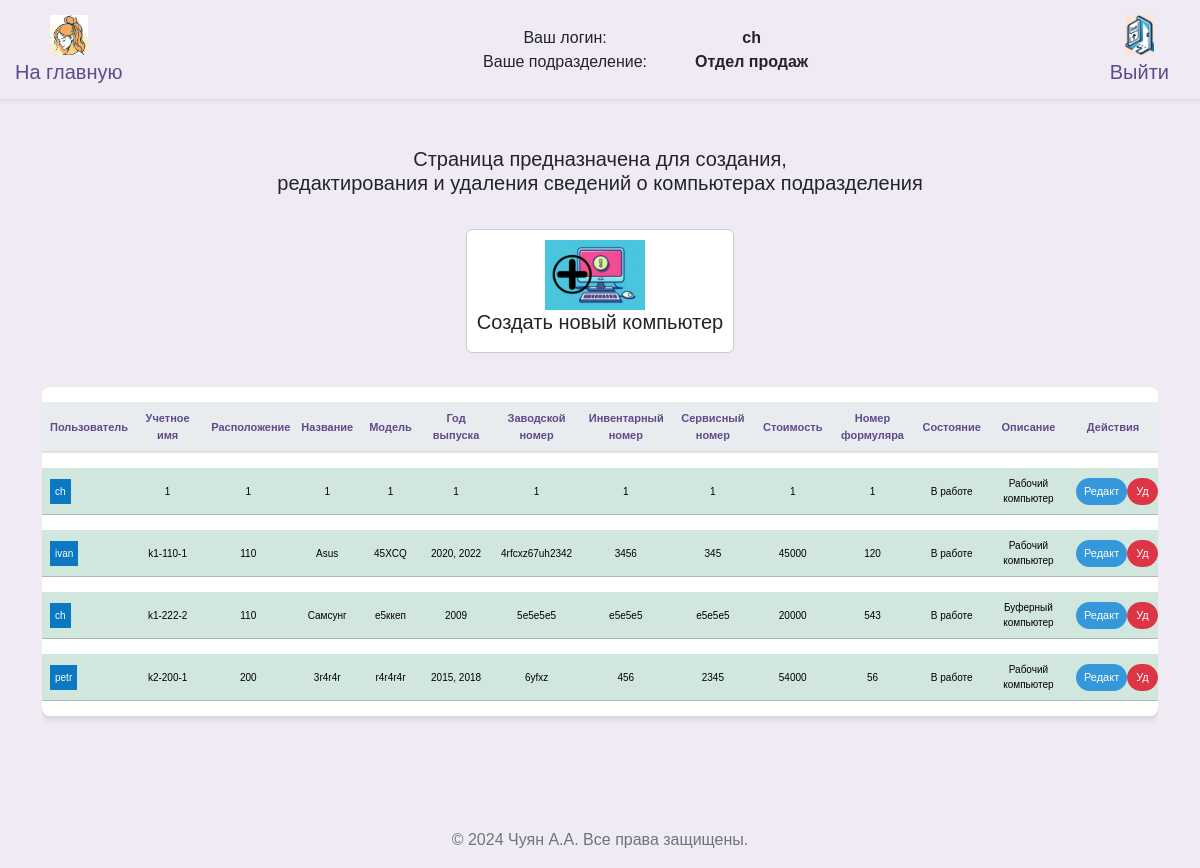
Screenshot of /arms (signed in) with the database file from the repository.
### src/database/models.py (models this page shows, shortened)
class Worker(Base):
    __tablename__ = "worker"
    id = Column(Integer, primary_key=True)
    role = Column(Enum(Role), default=Role.guest)
    fio = Column(String)
    name = Column(String, unique=True)
    password = Column(String)
    department = Column(String)
    position = Column(String)
    description = Column(String, default=None)
    conn_worker_arm = relationship(
        "Arm", back_populates="conn_arm_worker"
    )

class Arm(Base):
    __tablename__ = "arm"
    id = Column(Integer, primary_key=True)
    title = Column(String, unique=True)
    department_arm = Column(String)
    location = Column(String)
    name = Column(String)
    model = Column(String)
    release = Column(String)
    num_serial = Column(String)
    num_invent = Column(String)
    num_service = Column(String)
    price = Column(String)
    formular = Column(String)
    state = Column(String)
    description = Column(String, default=None)
    description2 = Column(String, default=None)
    description3 = Column(String, default=None)
    id_worker = Column(Integer, ForeignKey("worker.id"), default=1)
    conn_arm_worker = relationship(
        "Worker", back_populates="conn_worker_arm"
    )

### src/frontend/router.py (the view)
@router.get("/arms")
async def get_arms(
    request: Request,
    worker: Worker = Depends(get_worker_or_redirect),
    session: AsyncSession = Depends(get_session),
):
    data = await CRUDArm.get_all_arm_sorted(session)
    data_worker = await CRUDWorker.get_all(session)
    return templates.TemplateResponse(
        "arms/index.html",
        {"request": request, "worker": worker, "data": data, "data_worker": data_worker},
    )

### src/frontend/template/arms/index.html (shortened to what this page needs)
{% extends "base/base.html" %}
{% block content %}
<head>
</head>
<h5 class="mb-4" style="margin-bottom: 60px; text-align: center;">Страница предназначена для создания,<br> редактирования и удаления сведений о компьютерах подразделения</h5>
<div class="d-flex flex-wrap justify-content-center align-items-center">
  <a class="nav-link " href="#" data-bs-toggle="modal" data-bs-target="#modalCreateArm" data-bs-department-arm= "{{worker.department}}" style="text-decoration: none;" >
    <div class="d-flex align-items-center card" style="margin: 10px; border: 1px solid #ccc; padding: 10px; display: flex; justify-content: center;">
      <img src="../frontend/assets/img/icon_create_arm.jpg" alt="..." style="width: 100px; height: auto; margin-right: 10px;">
      <div>
        <h5 class="card-title" style="text-align: center;">Создать новый компьютер</h5>
      </div>
    </div>
  </a>
</div>
<div class="row">
  <div class="col-12">
    <div class="table-responsive">
      <table class="table table-hover table-shadow table-rounded">
        <thead>
          <tr>
            <th scope="col" >Пользователь</th>
            <th scope="col" >Учетное имя</th>
            <th scope="col" >Расположение</th>
            <th scope="col" >Название</th>
            <th scope="col" >Модель</th>
            <th scope="col" >Год выпуска</th>
            <th scope="col" >Заводской номер</th>
            <th scope="col" >Инвентарный номер</th>
            <th scope="col" >Сервисный номер</th>
            <th scope="col" >Стоимость</th>
            <th scope="col" >Номер формуляра</th>
            <th scope="col" >Состояние</th>
            <th scope="col" >Описание</th>
            <th scope="col" >Действия</th>
          </tr>
        </thead>
        <tbody class="text-center">
          {% for tuple in data %}
            {% set object = tuple %}
              {% if object.department_arm == worker.department %}
                {% for tuple2 in data_worker %}
                  {% if tuple2.id == object.id_worker %}
                    {% set varUserName = tuple2.name %}
                    {% set varUserId = tuple2.id %}
                    <tr class="table-success">
                      <td>
                        <div style="display: flex;">
                          <span style="padding: 5px;
                            {% if varUserName == 'Нет пользователя' %}
                              background-color: #ff0000;
                            {% else %}
                              background-color: #0b79c2;
                            {% endif %}
                            color: white;">
                            {{varUserName}}
                          </span>
                        </div>
                      </td>
                      <td>{{ object.title }}</td>
                      <td>{{ object.location }}</td>
                      <td>{{ object.name }}</td>
                      <td>{{ object.model }}</td>
                      <td>{{ object.release }}</td>
                      <td>{{ object.num_serial }}</td>
                      <td>{{ object.num_invent }}</td>
                      <td>{{ object.num_service }}</td>
                      <td>{{ object.price }}</td>
                      <td>{{ object.formular }}</td>
                      <td>{{ object.state }}</td>
                      <td>{{ object.description }}</td>
                      <td>
                        <div style="display: flex;">
                          <button type="button" class="btn btn-primary btn-sm" style="background-color: #3498db; color: white; font-size: 11px;"
                            data-bs-toggle="modal"
                            data-bs-target="#modalUpdate"
                            data-bs-id="{{object.id}}"
                            data-bs-user="{{varUserName}}"
                            data-bs-title="{{object.title}}"
                            data-bs-location="{{object.location}}"
                            data-bs-name="{{object.name}}"
                            data-bs-model="{{object.model}}"
                            data-bs-release="{{object.release}}"
                            data-bs-num_serial="{{object.num_serial}}"
                            data-bs-num_invent="{{object.num_invent}}"
                            data-bs-num_service="{{object.num_service}}"
                            data-bs-price="{{object.price}}"
                            data-bs-formular="{{object.formular}}"
                            data-bs-state="{{object.state}}"
                            data-bs-description="{{object.description}}"
                            data-bs-workerdepartment= "{{worker.department}}"
                            data-bs-user_id="{{varUserId}}"
                            console.log(data-bs-user)
                            >
                            Редакт
                          </button>
                          <button type="button" class="btn btn-danger btn-sm" style="color: white; font-size: 11px;"
                            onclick="deleteArm('{{ object.id }}')">
                            Уд
                          </button>
                        </div>
                      </td>
                    </tr>
                {% endif %}
              {% endfor %}
            {% endif %}
          {% endfor %}
        </tbody>
      </table>
    </div>
  </div>
</div>
{% endblock %}

### src/frontend/template/base/base.html (shortened to what this page needs)
<!DOCTYPE html>
<html lang="ru">
<head>{% include 'base/head.html' %}</head>
<body>
  {% include 'base/nav.html' %}
  <div class="container my-5">
    {% block content %}{% endblock %}
  </div>
  {% include 'base/footer.html' %}
</body>
</html>

### src/frontend/template/base/head.html (shortened to what this page needs)
<head>
  <link rel="stylesheet" href="/frontend/assets/css/bootstrap.min.css">
  <link href="/frontend/assets/css/select2.min.css" rel="stylesheet" />
  <link rel="stylesheet" href="/frontend/assets/css/base.css">
</head>

### src/frontend/template/base/nav.html (shortened to what this page needs)
<nav class="navbar navbar-expand-lg navbar-light shadow-sm">
  <div class="container-fluid d-flex justify-content-between align-items-center">
    <a class="navbar-brand" href="/">
      <img src="/frontend/assets/img/logo_min.jpg" alt="Инвентарный учет Logo" id="brand-logo" style="max-height: 40px;">
      <span>На главную</span>
    </a>
    <div class="user-info">
      <div class="d-flex align-items-center">
        <span class="label">Ваш логин:</span>
        <span class="value">{{ worker.name }}</span>
      </div>
      <div class="d-flex align-items-center">
        <span class="label">Ваше подразделение:</span>
        <span class="value">{{ worker.department }}</span>
      </div>
    </div>
    <a class="navbar-brand" href="/logout">
      <img src="/frontend/assets/img/icon_exit.jpg" alt="Выход" id="exit" style="max-height: 40px;">
      <span>Выйти</span>
    </a>
  </div>
</nav>

### src/frontend/template/base/footer.html
﻿<footer style="text-align: center;">
  <p>&copy; 2024 Чуян А.А. Все права защищены.</p>
</footer>

### src/frontend/assets/css/base.css (style rules this page uses)
body { margin: 0; font-family: 'Nunito Sans', Arial, sans-serif; background-color: #efeaf4; }
.navbar { background-color: rgb(255, 255, 255), 255, 255); box-shadow: 0 4px 6px rgba(0, 0, 0, 0.1); }
.navbar-brand, .nav-link { color: #5e4b8b !important; }
.nav-link { margin: 0 10px; border-radius: 20px; transition: background-color 0.3s, color 0.3s; }
p { color: #6c757d; }
.table { background-color: #ffffff; color: #5e4b8b; border-collapse: separate; border-spacing: 0 15px; }
.table th, .table td { border-top: none !important; vertical-align: middle; }
.table thead th { background-color: #e9ecef; color: #5e4b8b; border-bottom: 2px solid #dee2e6; }
.table .btn, .table a { color: #7e57c2; transition: color 0.3s; }
.table td { padding: .5rem; }
.table-rounded { border-radius: .5rem; overflow: hidden; }
.table-shadow { box-shadow: 0 4px 6px rgba(0, 0, 0, 0.1); }
.btn { border-radius: 20px; }
.btn-primary { background-color: #8e44b0; border: none; color: #ffffff; transition: background-color 0.3s, color 0.3s, box-shadow 0.3s; }

### src/frontend/template/base/nav.html (style rules this page uses)
.navbar { padding: 10px 0; }
.container-fluid { padding: 0 15px; }
.navbar-brand { display: flex; flex-direction: column; align-items: center; text-align: center; max-width: 120px; white-space: normal; line-height: 1.2; }
.navbar-brand img { margin-bottom: 5px; }
.user-info { text-align: center; }
.label { display: inline-block; width: auto; margin-right: 5px; width: 250px; }
.value { font-weight: bold; flex: 1; }

### src/frontend/template/arms/index.html (style rules this page uses)
table { font-family: Arial, sans-serif; }
.table th, .table td { max-width: 90px; }
td { font-size: 10px; }
th { text-align: center; font-size: 11px; }

### rows the page displays
Worker: name "ch", department "Отдел продаж"
Arm: title "1", location "1", name "1", model "1", release "1", num_serial "1", num_invent "1", num_service "1", price "1", formular "1", state "В работе", description "Рабочий компьютер"
Arm: title "k1-110-1", location "110", name "Asus", model "45XCQ", release "2020, 2022", num_serial "4rfcxz67uh2342", num_invent "3456", num_service "345", price "45000", formular "120", state "В работе", description "Рабочий компьютер"
Worker: name "ivan"
Arm: title "k1-222-2", location "110", name "Самсунг", model "е5ккеп", release "2009", num_serial "5е5е5е5", num_invent "е5е5е5", num_service "е5е5е5", price "20000", formular "543", state "В работе", description "Буферный компьютер"
Arm: title "k2-200-1", location "200", name "3r4r4r", model "r4r4r4r", release "2015, 2018", num_serial "6yfxz", num_invent "456", num_service "2345", price "54000", formular "56", state "В работе", description "Рабочий компьютер"
Worker: name "petr"
